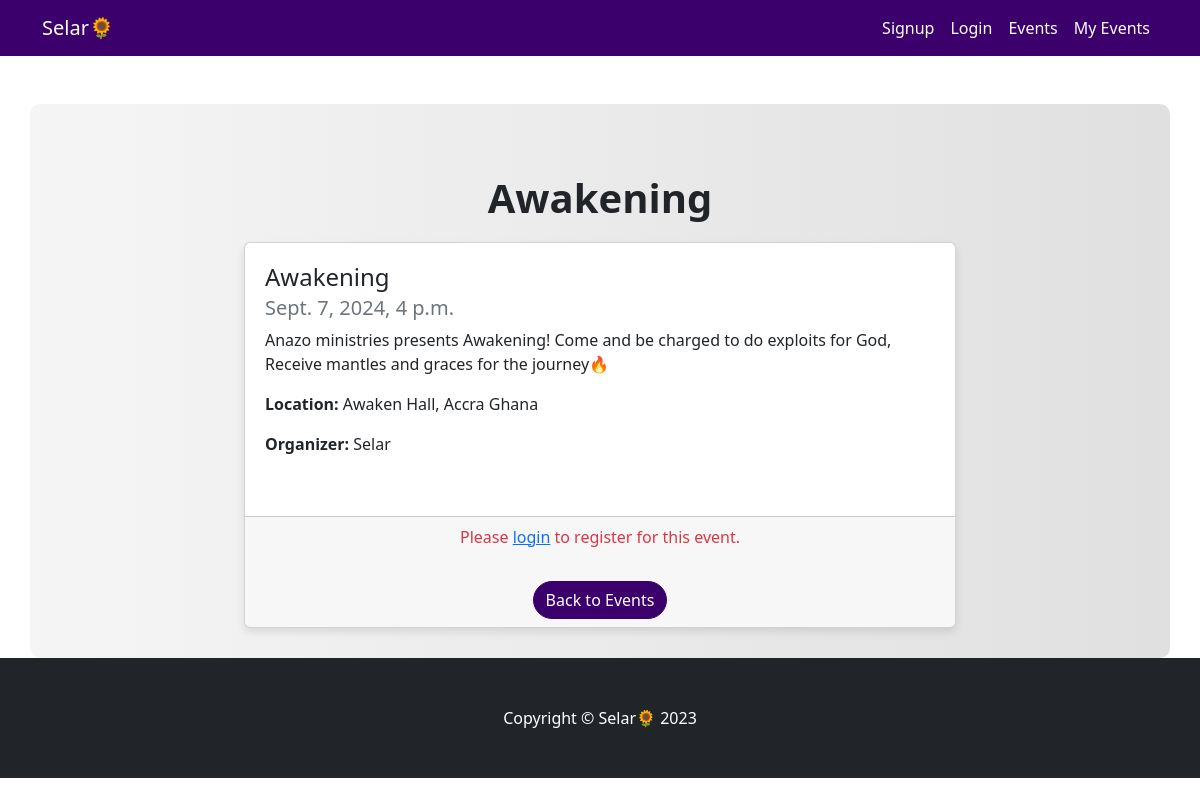
/event/2/, run on the app's committed database.
### events/models.py (models this page shows, shortened)
class Event(models.Model):
    title = models.CharField(max_length=100)
    description = models.TextField()
    date = models.DateTimeField()
    location = models.CharField(max_length=100)
    organizer = models.CharField(max_length=50, default = 'Selar')

### events/views.py (the view)
# urls.py: path('event/<int:event_id>/', views.event_detail, name='event_detail'),
def event_detail(request, event_id):
    event = get_object_or_404(Event, id=event_id)
    return render(request, 'event_detail.html', {'event': event})

### events/templates/event_detail.html (shortened to what this page needs)
{% load static %}
<!DOCTYPE html>
<html lang="en">
    <head>
        <link href="https://cdn.jsdelivr.net/npm/bootstrap-icons@1.5.0/font/bootstrap-icons.css" rel="stylesheet" />
        <link href="{% static 'css/styles.css' %}" rel="stylesheet" />
    </head>
    <body>
        <nav class="navbar navbar-expand-lg navbar-dark">
            <div class="container">
                <a class="navbar-brand" href="{% url 'event_list' %}"> Selar🌻 </a>
                <div class="collapse navbar-collapse" id="navbarResponsive">
                    <ul class="navbar-nav ms-auto">
                        {% if user.is_authenticated %}
                        <li class="nav-item"><a class="nav-link" href="{% url 'event_list' %}">Events</a></li>
                        <li class="nav-item"><a class="nav-link" href="{% url 'manage_registration' %}">My Events</a></li>
                        <li class="nav-item"><a class="nav-link" href="{% url 'logout_user' %}">Logout</a></li>
                    {% else %}
                        <li class="nav-item"><a class="nav-link" href="{% url 'signup' %}">Signup</a></li>
                        <li class="nav-item"><a class="nav-link" href="{% url 'login' %}">Login</a></li>
                        <li class="nav-item"><a class="nav-link" href="{% url 'event_list' %}">Events</a></li>
                        <li class="nav-item"><a class="nav-link" href="{% url 'manage_registration' %}">My Events</a></li>
                    {% endif %}
                    </ul>
                </div>
            </div>
        </nav>
        <div class="container mt-5">
            <h1 class="text-center">{{ event.title }}</h1>
            <div class="row">
                <div class="col-lg-8 col-md-10 mx-auto">
                    <div class="card">
                        <div class="card-body">
                            <h4 class="card-title">{{ event.title }}</h4>
                            <h5 class="card-subtitle mb-2 text-muted">{{ event.date }}</h5>
                            <p class="card-text">{{ event.description }}</p>
                            <p class="card-text"><strong>Location:</strong> {{ event.location }}</p>
                            <p class="card-text"><strong>Organizer:</strong> {{ event.organizer }}</p>
                        </div>
                        <div class="card-footer text-center">
                            {% if user.is_authenticated %}
                                <form method="post" action="{% url 'register_event' event.id %}">
                                    {% csrf_token %}
                                    <button type="submit" class="btn btn-success">Register for This Event</button>
                                </form>
                            {% else %}
                                <p class="text-danger">Please <a href="{% url 'login' %}">login</a> to register for this event.</p>
                            {% endif %}
                            <a href="{% url 'event_list' %}" class="btn btn-primary mt-3">Back to Events</a>
                        </div>
                    </div>
                </div>
            </div>
        </div>
        <footer class="py-5 bg-dark">
            <div class="container">
                <p class="m-0 text-center text-white">Copyright &copy;  Selar🌻  2023</p>
            </div>
        </footer>
    </body>
</html>

### events/templates/event_detail.html (style rules this page uses)
.navbar-dark { background-color: #3b006b; }
.btn-primary, .btn-success { background-color: #3b006b; border-color: #3b006b; border-radius: 25px; transition: background-color 0.3s, border-color 0.3s; }
.card { transition: transform 0.3s, box-shadow 0.3s; box-shadow: 0 4px 8px rgba(0,0,0,0.1); }
.card-body { padding: 20px; }
h1 { font-size: 2.5rem; font-weight: bold; margin-bottom: 20px; }
.text-center { margin-top: 40px; }
.container.mt-5 { background: linear-gradient(to right, #f5f5f5, #e0e0e0); padding: 30px; border-radius: 10px; }
.navbar-dark .navbar-nav .nav-link { color: #fff; transition: color 0.3s; }

### data on the page
Event: title "Awakening", date "Sept. 7, 2024, 4 p.m.", description "Anazo ministries presents Awakening! Come and be charged to do exploits for God, Receive mantles and graces for the journey🔥", location "Awaken Hall, Accra Ghana", organizer "Selar"
